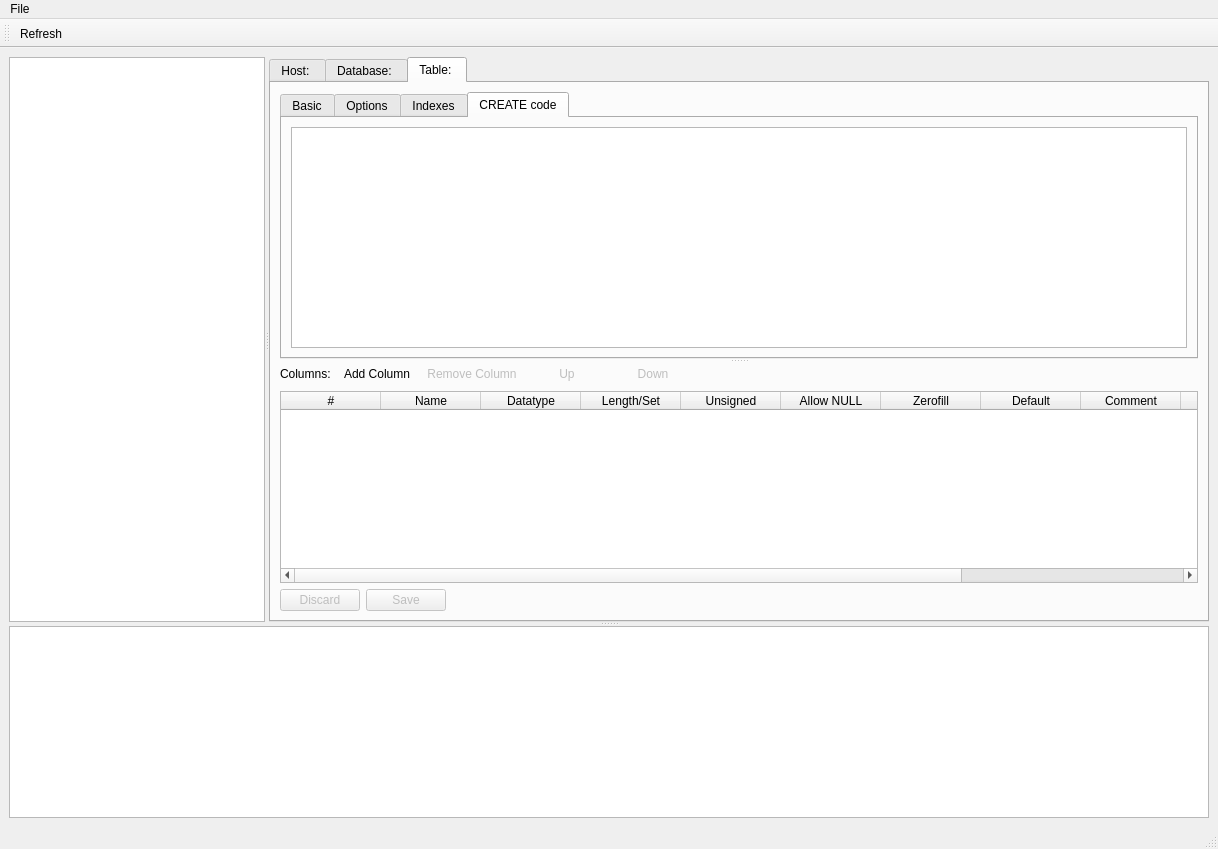
<?xml version="1.0" encoding="UTF-8"?>
<ui version="4.0">
 <class>MainWindow</class>
 <widget class="QMainWindow" name="MainWindow">
  <property name="geometry">
   <rect>
    <x>0</x>
    <y>0</y>
    <width>1218</width>
    <height>849</height>
   </rect>
  </property>
  <property name="sizePolicy">
   <sizepolicy hsizetype="Expanding" vsizetype="Maximum">
    <horstretch>0</horstretch>
    <verstretch>0</verstretch>
   </sizepolicy>
  </property>
  <property name="baseSize">
   <size>
    <width>200</width>
    <height>0</height>
   </size>
  </property>
  <property name="windowTitle">
   <string>pyHeidi</string>
  </property>
  <property name="windowIcon">
   <iconset resource="resources.qrc">
    <normaloff>:/icons/resources/icons/heidi.ico</normaloff>:/icons/resources/icons/heidi.ico</iconset>
  </property>
  <widget class="QWidget" name="centralwidget">
   <layout class="QVBoxLayout" name="verticalLayout">
    <item>
     <widget class="QSplitter" name="splitter_2">
      <property name="orientation">
       <enum>Qt::Vertical</enum>
      </property>
      <widget class="QSplitter" name="splitter">
       <property name="orientation">
        <enum>Qt::Horizontal</enum>
       </property>
       <widget class="QTreeWidget" name="databaseTree">
        <property name="sizePolicy">
         <sizepolicy hsizetype="Expanding" vsizetype="Expanding">
          <horstretch>0</horstretch>
          <verstretch>0</verstretch>
         </sizepolicy>
        </property>
        <property name="maximumSize">
         <size>
          <width>16777215</width>
          <height>16777215</height>
         </size>
        </property>
        <property name="baseSize">
         <size>
          <width>350</width>
          <height>0</height>
         </size>
        </property>
        <property name="layoutDirection">
         <enum>Qt::LeftToRight</enum>
        </property>
        <property name="rootIsDecorated">
         <bool>false</bool>
        </property>
        <property name="uniformRowHeights">
         <bool>true</bool>
        </property>
        <property name="headerHidden">
         <bool>true</bool>
        </property>
        <property name="columnCount">
         <number>1</number>
        </property>
        <column>
         <property name="text">
          <string notr="true">1</string>
         </property>
        </column>
       </widget>
       <widget class="QTabWidget" name="twMachineTabs">
        <property name="sizePolicy">
         <sizepolicy hsizetype="Expanding" vsizetype="Expanding">
          <horstretch>1</horstretch>
          <verstretch>0</verstretch>
         </sizepolicy>
        </property>
        <property name="tabShape">
         <enum>QTabWidget::Rounded</enum>
        </property>
        <property name="currentIndex">
         <number>2</number>
        </property>
        <widget class="QWidget" name="machineTab">
         <attribute name="icon">
          <iconset>
           <normalon>:/icons/resources/icons/computer.png</normalon>
          </iconset>
         </attribute>
         <attribute name="title">
          <string>Host: </string>
         </attribute>
         <layout class="QVBoxLayout" name="verticalLayout_3">
          <item>
           <widget class="QTabWidget" name="processListTab">
            <property name="currentIndex">
             <number>0</number>
            </property>
            <widget class="QWidget" name="tab">
             <attribute name="icon">
              <iconset resource="resources.qrc">
               <normaloff>:/icons/resources/icons/resultset_next.png</normaloff>:/icons/resources/icons/resultset_next.png</iconset>
             </attribute>
             <attribute name="title">
              <string>Processes</string>
             </attribute>
             <layout class="QVBoxLayout" name="verticalLayout_4">
              <item>
               <widget class="QTreeWidget" name="processListTree">
                <property name="sortingEnabled">
                 <bool>true</bool>
                </property>
                <column>
                 <property name="text">
                  <string>id</string>
                 </property>
                </column>
                <column>
                 <property name="text">
                  <string>User</string>
                 </property>
                </column>
                <column>
                 <property name="text">
                  <string>Host</string>
                 </property>
                </column>
                <column>
                 <property name="text">
                  <string>DB</string>
                 </property>
                </column>
                <column>
                 <property name="text">
                  <string>Command</string>
                 </property>
                </column>
                <column>
                 <property name="text">
                  <string>Time</string>
                 </property>
                </column>
                <column>
                 <property name="text">
                  <string>State</string>
                 </property>
                </column>
                <column>
                 <property name="text">
                  <string>Info</string>
                 </property>
                </column>
               </widget>
              </item>
             </layout>
            </widget>
            <widget class="QWidget" name="hostTabDB">
             <attribute name="icon">
              <iconset>
               <normalon>:/icons/resources/icons/database.png</normalon>
              </iconset>
             </attribute>
             <attribute name="title">
              <string>Databases (0)</string>
             </attribute>
             <layout class="QVBoxLayout" name="verticalLayout_2">
              <item>
               <widget class="QTableWidget" name="tableWidget">
                <column>
                 <property name="text">
                  <string>Database</string>
                 </property>
                </column>
                <column>
                 <property name="text">
                  <string>Size</string>
                 </property>
                </column>
                <column>
                 <property name="text">
                  <string>Items</string>
                 </property>
                </column>
                <column>
                 <property name="text">
                  <string>Last Modification</string>
                 </property>
                </column>
                <column>
                 <property name="text">
                  <string>Tables</string>
                 </property>
                </column>
                <column>
                 <property name="text">
                  <string>Views</string>
                 </property>
                </column>
                <column>
                 <property name="text">
                  <string>Functions</string>
                 </property>
                </column>
                <column>
                 <property name="text">
                  <string>Procedures</string>
                 </property>
                </column>
                <column>
                 <property name="text">
                  <string>Triggers</string>
                 </property>
                </column>
                <column>
                 <property name="text">
                  <string>Events</string>
                 </property>
                </column>
                <column>
                 <property name="text">
                  <string>Default Collation</string>
                 </property>
                </column>
               </widget>
              </item>
             </layout>
            </widget>
           </widget>
          </item>
         </layout>
        </widget>
        <widget class="QWidget" name="databaseTab">
         <attribute name="icon">
          <iconset resource="resources.qrc">
           <normaloff>:/icons/resources/icons/database.png</normaloff>:/icons/resources/icons/database.png</iconset>
         </attribute>
         <attribute name="title">
          <string>Database: </string>
         </attribute>
         <layout class="QHBoxLayout" name="horizontalLayout">
          <item>
           <widget class="QTableWidget" name="databaseInfoTable">
            <property name="editTriggers">
             <set>QAbstractItemView::NoEditTriggers</set>
            </property>
            <property name="alternatingRowColors">
             <bool>false</bool>
            </property>
            <property name="selectionMode">
             <enum>QAbstractItemView::SingleSelection</enum>
            </property>
            <property name="selectionBehavior">
             <enum>QAbstractItemView::SelectRows</enum>
            </property>
            <property name="sortingEnabled">
             <bool>true</bool>
            </property>
            <property name="cornerButtonEnabled">
             <bool>false</bool>
            </property>
            <attribute name="horizontalHeaderDefaultSectionSize">
             <number>80</number>
            </attribute>
            <attribute name="horizontalHeaderHighlightSections">
             <bool>false</bool>
            </attribute>
            <attribute name="horizontalHeaderMinimumSectionSize">
             <number>50</number>
            </attribute>
            <attribute name="horizontalHeaderStretchLastSection">
             <bool>true</bool>
            </attribute>
            <attribute name="verticalHeaderVisible">
             <bool>false</bool>
            </attribute>
            <attribute name="verticalHeaderDefaultSectionSize">
             <number>20</number>
            </attribute>
            <attribute name="verticalHeaderMinimumSectionSize">
             <number>15</number>
            </attribute>
            <column>
             <property name="text">
              <string>Name</string>
             </property>
            </column>
            <column>
             <property name="text">
              <string>Rows</string>
             </property>
            </column>
            <column>
             <property name="text">
              <string>Size</string>
             </property>
            </column>
            <column>
             <property name="text">
              <string>Created</string>
             </property>
            </column>
            <column>
             <property name="text">
              <string>Updated</string>
             </property>
            </column>
            <column>
             <property name="text">
              <string>Engine</string>
             </property>
            </column>
            <column>
             <property name="text">
              <string>Comment</string>
             </property>
            </column>
            <column>
             <property name="text">
              <string>Type</string>
             </property>
            </column>
           </widget>
          </item>
         </layout>
        </widget>
        <widget class="QWidget" name="tableTab">
         <attribute name="icon">
          <iconset resource="resources.qrc">
           <normaloff>:/icons/resources/icons/table.png</normaloff>:/icons/resources/icons/table.png</iconset>
         </attribute>
         <attribute name="title">
          <string>Table: </string>
         </attribute>
         <layout class="QHBoxLayout" name="horizontalLayout_4">
          <item>
           <widget class="QSplitter" name="splitter_3">
            <property name="orientation">
             <enum>Qt::Vertical</enum>
            </property>
            <widget class="QTabWidget" name="tableTabs">
             <property name="styleSheet">
              <string notr="true">QPushButton {
	padding: 0px;
	text-align: left;
}</string>
             </property>
             <property name="currentIndex">
              <number>3</number>
             </property>
             <widget class="QWidget" name="tableTabsBasic">
              <attribute name="icon">
               <iconset resource="resources.qrc">
                <normaloff>:/icons/resources/icons/table.png</normaloff>:/icons/resources/icons/table.png</iconset>
              </attribute>
              <attribute name="title">
               <string>Basic</string>
              </attribute>
              <layout class="QHBoxLayout" name="horizontalLayout_5">
               <item>
                <layout class="QGridLayout" name="gridLayout_3">
                 <item row="0" column="0">
                  <widget class="QLabel" name="label_2">
                   <property name="text">
                    <string>Name:</string>
                   </property>
                  </widget>
                 </item>
                 <item row="0" column="1">
                  <widget class="QLineEdit" name="tableName">
                   <property name="placeholderText">
                    <string>Enter table name</string>
                   </property>
                  </widget>
                 </item>
                 <item row="1" column="0">
                  <widget class="QLabel" name="label_3">
                   <property name="text">
                    <string>Comment:</string>
                   </property>
                   <property name="alignment">
                    <set>Qt::AlignLeading|Qt::AlignLeft|Qt::AlignTop</set>
                   </property>
                  </widget>
                 </item>
                 <item row="1" column="1">
                  <widget class="QPlainTextEdit" name="tableComment"/>
                 </item>
                </layout>
               </item>
              </layout>
              <zorder></zorder>
             </widget>
             <widget class="QWidget" name="tableTabsOptions">
              <attribute name="icon">
               <iconset resource="resources.qrc">
                <normaloff>:/icons/resources/icons/wrench.png</normaloff>:/icons/resources/icons/wrench.png</iconset>
              </attribute>
              <attribute name="title">
               <string>Options</string>
              </attribute>
              <layout class="QVBoxLayout" name="verticalLayout_6">
               <item>
                <layout class="QGridLayout" name="gridLayout" columnstretch="1,1,1,1">
                 <item row="0" column="0">
                  <widget class="QLabel" name="label_4">
                   <property name="text">
                    <string>Auto increment:</string>
                   </property>
                  </widget>
                 </item>
                 <item row="0" column="1">
                  <widget class="QLineEdit" name="tableOptionsAutoIncrement"/>
                 </item>
                 <item row="0" column="2">
                  <widget class="QLabel" name="label_5">
                   <property name="text">
                    <string>Default collation:</string>
                   </property>
                  </widget>
                 </item>
                 <item row="0" column="3">
                  <widget class="QComboBox" name="tableOptionsDefaultCollation"/>
                 </item>
                </layout>
               </item>
               <item>
                <spacer name="verticalSpacer">
                 <property name="orientation">
                  <enum>Qt::Vertical</enum>
                 </property>
                 <property name="sizeHint" stdset="0">
                  <size>
                   <width>20</width>
                   <height>40</height>
                  </size>
                 </property>
                </spacer>
               </item>
              </layout>
             </widget>
             <widget class="QWidget" name="tableTabsIndexes">
              <attribute name="icon">
               <iconset resource="resources.qrc">
                <normaloff>:/icons/resources/icons/lightning.png</normaloff>:/icons/resources/icons/lightning.png</iconset>
              </attribute>
              <attribute name="title">
               <string>Indexes</string>
              </attribute>
              <layout class="QHBoxLayout" name="horizontalLayout_3">
               <item>
                <layout class="QVBoxLayout" name="verticalLayout_7">
                 <item>
                  <widget class="QPushButton" name="addColumnButton_2">
                   <property name="styleSheet">
                    <string notr="true"/>
                   </property>
                   <property name="text">
                    <string>Add</string>
                   </property>
                   <property name="icon">
                    <iconset resource="resources.qrc">
                     <normaloff>:/icons/resources/icons/add.png</normaloff>:/icons/resources/icons/add.png</iconset>
                   </property>
                   <property name="flat">
                    <bool>true</bool>
                   </property>
                  </widget>
                 </item>
                 <item>
                  <widget class="QPushButton" name="removeColumnButton_2">
                   <property name="enabled">
                    <bool>false</bool>
                   </property>
                   <property name="text">
                    <string>Remove</string>
                   </property>
                   <property name="icon">
                    <iconset resource="resources.qrc">
                     <normaloff>:/icons/resources/icons/delete.png</normaloff>:/icons/resources/icons/delete.png</iconset>
                   </property>
                   <property name="flat">
                    <bool>true</bool>
                   </property>
                  </widget>
                 </item>
                 <item>
                  <widget class="QPushButton" name="pushButton">
                   <property name="text">
                    <string>Clear</string>
                   </property>
                   <property name="icon">
                    <iconset resource="resources.qrc">
                     <normaloff>:/icons/resources/icons/cross.png</normaloff>:/icons/resources/icons/cross.png</iconset>
                   </property>
                   <property name="flat">
                    <bool>true</bool>
                   </property>
                  </widget>
                 </item>
                 <item>
                  <widget class="QPushButton" name="moveColumnUpButton_2">
                   <property name="enabled">
                    <bool>false</bool>
                   </property>
                   <property name="text">
                    <string>Up</string>
                   </property>
                   <property name="icon">
                    <iconset resource="resources.qrc">
                     <normaloff>:/icons/resources/icons/resultset_up.png</normaloff>:/icons/resources/icons/resultset_up.png</iconset>
                   </property>
                   <property name="flat">
                    <bool>true</bool>
                   </property>
                  </widget>
                 </item>
                 <item>
                  <widget class="QPushButton" name="moveColumnDownButton_2">
                   <property name="enabled">
                    <bool>false</bool>
                   </property>
                   <property name="text">
                    <string>Down</string>
                   </property>
                   <property name="icon">
                    <iconset resource="resources.qrc">
                     <normaloff>:/icons/resources/icons/resultset_down.png</normaloff>:/icons/resources/icons/resultset_down.png</iconset>
                   </property>
                   <property name="flat">
                    <bool>true</bool>
                   </property>
                  </widget>
                 </item>
                 <item>
                  <spacer name="verticalSpacer_2">
                   <property name="orientation">
                    <enum>Qt::Vertical</enum>
                   </property>
                   <property name="sizeHint" stdset="0">
                    <size>
                     <width>20</width>
                     <height>40</height>
                    </size>
                   </property>
                  </spacer>
                 </item>
                </layout>
               </item>
               <item>
                <widget class="QTreeWidget" name="indexes">
                 <column>
                  <property name="text">
                   <string notr="true">Name</string>
                  </property>
                 </column>
                 <column>
                  <property name="text">
                   <string>Type / Length</string>
                  </property>
                 </column>
                </widget>
               </item>
              </layout>
             </widget>
             <widget class="QWidget" name="createCode">
              <attribute name="icon">
               <iconset resource="resources.qrc">
                <normaloff>:/icons/resources/icons/page_white_gear.png</normaloff>:/icons/resources/icons/page_white_gear.png</iconset>
              </attribute>
              <attribute name="title">
               <string>CREATE code</string>
              </attribute>
              <layout class="QHBoxLayout" name="horizontalLayout_6">
               <item>
                <widget class="QPlainTextEdit" name="txtCreateCode">
                 <property name="tabStopWidth">
                  <number>20</number>
                 </property>
                </widget>
               </item>
              </layout>
             </widget>
            </widget>
            <widget class="QWidget" name="layoutWidget">
             <layout class="QVBoxLayout" name="verticalLayout_8">
              <item>
               <layout class="QHBoxLayout" name="_2">
                <item>
                 <widget class="QLabel" name="label">
                  <property name="text">
                   <string>Columns:</string>
                  </property>
                 </widget>
                </item>
                <item>
                 <widget class="QPushButton" name="addColumnButton">
                  <property name="text">
                   <string>Add Column</string>
                  </property>
                  <property name="icon">
                   <iconset resource="resources.qrc">
                    <normaloff>:/icons/resources/icons/add.png</normaloff>:/icons/resources/icons/add.png</iconset>
                  </property>
                  <property name="flat">
                   <bool>true</bool>
                  </property>
                 </widget>
                </item>
                <item>
                 <widget class="QPushButton" name="removeColumnButton">
                  <property name="enabled">
                   <bool>false</bool>
                  </property>
                  <property name="text">
                   <string>Remove Column</string>
                  </property>
                  <property name="icon">
                   <iconset resource="resources.qrc">
                    <normaloff>:/icons/resources/icons/delete.png</normaloff>:/icons/resources/icons/delete.png</iconset>
                  </property>
                  <property name="flat">
                   <bool>true</bool>
                  </property>
                 </widget>
                </item>
                <item>
                 <widget class="QPushButton" name="moveColumnUpButton">
                  <property name="enabled">
                   <bool>false</bool>
                  </property>
                  <property name="text">
                   <string>Up</string>
                  </property>
                  <property name="icon">
                   <iconset resource="resources.qrc">
                    <normaloff>:/icons/resources/icons/resultset_up.png</normaloff>:/icons/resources/icons/resultset_up.png</iconset>
                  </property>
                  <property name="flat">
                   <bool>true</bool>
                  </property>
                 </widget>
                </item>
                <item>
                 <widget class="QPushButton" name="moveColumnDownButton">
                  <property name="enabled">
                   <bool>false</bool>
                  </property>
                  <property name="text">
                   <string>Down</string>
                  </property>
                  <property name="icon">
                   <iconset resource="resources.qrc">
                    <normaloff>:/icons/resources/icons/resultset_down.png</normaloff>:/icons/resources/icons/resultset_down.png</iconset>
                  </property>
                  <property name="flat">
                   <bool>true</bool>
                  </property>
                 </widget>
                </item>
                <item>
                 <spacer name="horizontalSpacer">
                  <property name="orientation">
                   <enum>Qt::Horizontal</enum>
                  </property>
                  <property name="sizeHint" stdset="0">
                   <size>
                    <width>13</width>
                    <height>13</height>
                   </size>
                  </property>
                 </spacer>
                </item>
               </layout>
              </item>
              <item>
               <widget class="DatabaseTableInfo" name="tableInfoTable">
                <property name="styleSheet">
                 <string notr="true">QTableWidget::item {
	padding: 0px;
}</string>
                </property>
                <property name="selectionMode">
                 <enum>QAbstractItemView::SingleSelection</enum>
                </property>
                <property name="selectionBehavior">
                 <enum>QAbstractItemView::SelectRows</enum>
                </property>
                <attribute name="verticalHeaderVisible">
                 <bool>false</bool>
                </attribute>
                <column>
                 <property name="text">
                  <string>#</string>
                 </property>
                </column>
                <column>
                 <property name="text">
                  <string>Name</string>
                 </property>
                </column>
                <column>
                 <property name="text">
                  <string>Datatype</string>
                 </property>
                </column>
                <column>
                 <property name="text">
                  <string>Length/Set</string>
                 </property>
                </column>
                <column>
                 <property name="text">
                  <string>Unsigned</string>
                 </property>
                </column>
                <column>
                 <property name="text">
                  <string>Allow NULL</string>
                 </property>
                </column>
                <column>
                 <property name="text">
                  <string>Zerofill</string>
                 </property>
                </column>
                <column>
                 <property name="text">
                  <string>Default</string>
                 </property>
                </column>
                <column>
                 <property name="text">
                  <string>Comment</string>
                 </property>
                </column>
                <column>
                 <property name="text">
                  <string>Collation</string>
                 </property>
                </column>
                <column>
                 <property name="text">
                  <string>Expression</string>
                 </property>
                </column>
                <column>
                 <property name="text">
                  <string>Virtuality</string>
                 </property>
                </column>
               </widget>
              </item>
              <item>
               <layout class="QHBoxLayout" name="horizontalLayout_2">
                <item>
                 <widget class="QPushButton" name="discardTableButton">
                  <property name="enabled">
                   <bool>false</bool>
                  </property>
                  <property name="text">
                   <string>Discard</string>
                  </property>
                 </widget>
                </item>
                <item>
                 <widget class="QPushButton" name="saveTableButton">
                  <property name="enabled">
                   <bool>false</bool>
                  </property>
                  <property name="text">
                   <string>Save</string>
                  </property>
                 </widget>
                </item>
                <item>
                 <spacer name="horizontalSpacer_2">
                  <property name="orientation">
                   <enum>Qt::Horizontal</enum>
                  </property>
                  <property name="sizeHint" stdset="0">
                   <size>
                    <width>40</width>
                    <height>20</height>
                   </size>
                  </property>
                 </spacer>
                </item>
               </layout>
              </item>
             </layout>
            </widget>
           </widget>
          </item>
         </layout>
        </widget>
       </widget>
      </widget>
      <widget class="QTextEdit" name="txtStatus">
       <property name="sizePolicy">
        <sizepolicy hsizetype="Preferred" vsizetype="Expanding">
         <horstretch>0</horstretch>
         <verstretch>0</verstretch>
        </sizepolicy>
       </property>
       <property name="font">
        <font>
         <weight>75</weight>
         <bold>true</bold>
        </font>
       </property>
       <property name="textInteractionFlags">
        <set>Qt::TextSelectableByKeyboard|Qt::TextSelectableByMouse</set>
       </property>
      </widget>
     </widget>
    </item>
   </layout>
  </widget>
  <widget class="QMenuBar" name="menubar">
   <property name="geometry">
    <rect>
     <x>0</x>
     <y>0</y>
     <width>1218</width>
     <height>25</height>
    </rect>
   </property>
   <widget class="QMenu" name="menuFile">
    <property name="title">
     <string>File</string>
    </property>
    <addaction name="actionSession_Manager"/>
    <addaction name="separator"/>
    <addaction name="actionExit"/>
   </widget>
   <addaction name="menuFile"/>
  </widget>
  <widget class="QStatusBar" name="statusbar"/>
  <widget class="QToolBar" name="toolBar">
   <property name="windowTitle">
    <string>toolBar</string>
   </property>
   <attribute name="toolBarArea">
    <enum>TopToolBarArea</enum>
   </attribute>
   <attribute name="toolBarBreak">
    <bool>false</bool>
   </attribute>
   <addaction name="actionRefresh"/>
  </widget>
  <action name="actionSession_Manager">
   <property name="text">
    <string>Session Manager</string>
   </property>
  </action>
  <action name="actionExit">
   <property name="text">
    <string>Exit</string>
   </property>
  </action>
  <action name="actionRefresh">
   <property name="icon">
    <iconset resource="resources.qrc">
     <normaloff>:/icons/resources/icons/arrow_refresh.png</normaloff>:/icons/resources/icons/arrow_refresh.png</iconset>
   </property>
   <property name="text">
    <string>Refresh</string>
   </property>
   <property name="shortcut">
    <string>F5</string>
   </property>
  </action>
 </widget>
 <customwidgets>
  <customwidget>
   <class>DatabaseTableInfo</class>
   <extends>QTableWidget</extends>
   <header>database_table_info</header>
  </customwidget>
 </customwidgets>
 <resources>
  <include location="resources.qrc"/>
 </resources>
 <connections/>
</ui>
